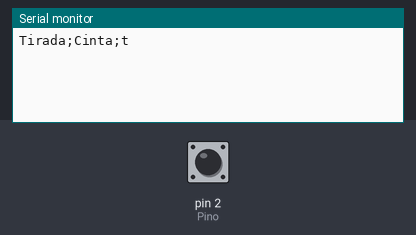
Simulated run of this sketch. Board: Arduino Uno, built with avr-gcc and run on an emulated ATmega328P. On the bench: the last lines printed to the serial monitor. The inputs (shaded band) are chosen by the test bench; at power-on: pin 2 (Pino) HIGH.

Above: at 1.2 s.
1.3 s: pin 2 (Pino) pulled LOW for 0.15 s
At 2.6 s:
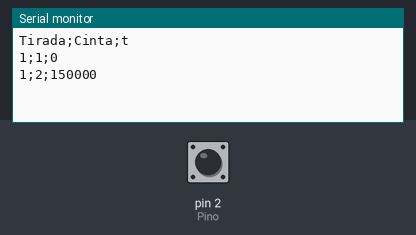
2.9 s: pin 2 (Pino) pulled LOW for 1 s
At 5.1 s:
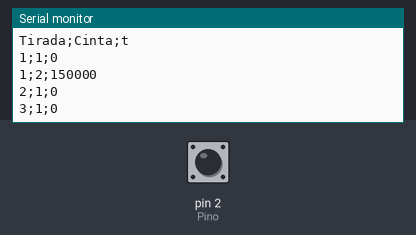
5.4 s: pin 2 (Pino) pulled LOW for 0.15 s
At 7.0 s:
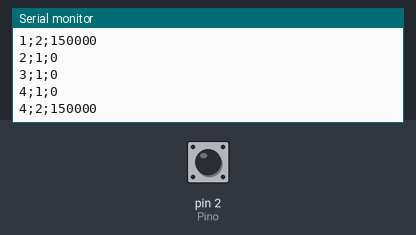
Timing chart, 0 to 8.5 s (numbered marks = the images above; inputs shaded):
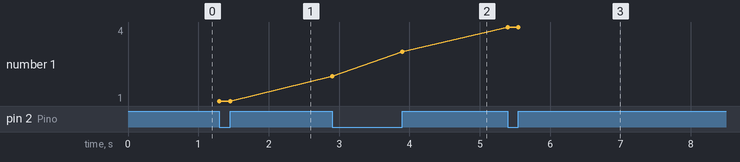

The sketch:

Fotocompuerta.ino
```cpp
/*
* Conectando:
* - Conectar el diodo y el fototransistor a GND y 5V (poner las resistencias para no quemar nada!
* - Conectar la salida del comparador (fototransistor) al pin D2. Puede estar puenteada a A0 para
*   el testeo.
*
*/


//pines interrupción
const byte Pino = 2;
byte flag = 0;

//variables para las medidas de tiempo.
volatile unsigned long t = 0;
volatile unsigned long t_ant = 0;
unsigned long t1 = 0;
int n =1;
int tirada = 0;

void setup() {
  Serial.begin(9600);           //  setup serial
  pinMode(Pino, INPUT_PULLUP);

  //Configuramos interrupción en el pin Pino (D2 según la línea 12)
  //La configuramos como CHANGE = de abajo a arriba y de arriba a abajo,
  //lo que quiere decir que va a marcar un tiempo cuando pase de
  //oscuridad a luz y de luz a oscuridad. Puede ser configurada como RISING o FALLING,
  //(lo que va a detectar un flanco en lugar de dos)
  attachInterrupt(digitalPinToInterrupt(Pino),inputISR1, CHANGE);
  Serial.print("Tirada");
  Serial.print(";");
  Serial.print("Cinta");
  Serial.print(";");
  Serial.println("t");
}

void loop() {
  //int rawTemp;
  if(flag == 1){
    if((t - t_ant) >= (1000000) ){tirada = tirada +1; n = 1;};
    if(n == 1){t1 = t;};
    Serial.print(tirada);
    Serial.print(";");
    Serial.print(n);
    Serial.print(";");
    Serial.println(t-t1);
    t_ant = t;
    flag = 0;
    n = n+1;

    }


}
/*INTERRUPCIonN*/
void inputISR1() {
  t_ant = t;
  t = micros();
  flag = 1;
 }
```

Measured:
- after the input at 1.3 s, the serial monitor: prints a new line at once (image 1)
- after the input at 2.9 s, the serial monitor: prints a new line at once (image 2)
- after the input at 5.4 s, the serial monitor: prints a new line at once (image 3)
- plotted number 1: 1 → 3 after the input at 2.9 s, 3 → 4 after the input at 5.4 s
